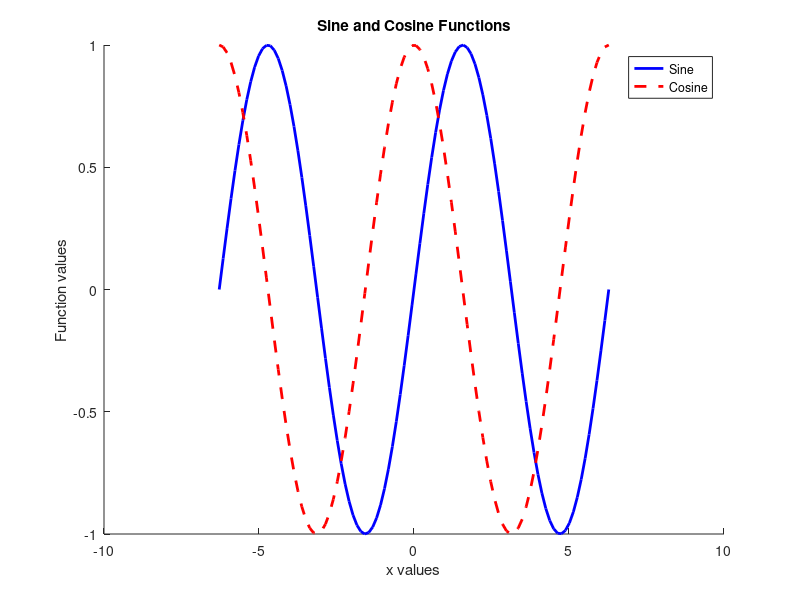

Source code (MATLAB):
% Answering part a, b, and c - Plotting sine and cosine functions
% for x values between -2π and 2π with different colours, styles, legend, title, and axis labels.

x = linspace(-2*pi, 2*pi, 100);

% Sine and cosine functions
y_sin = sin(x);
y_cos = cos(x);

figure;
hold on;

% Sine plot (blue line)
plot(x, y_sin, 'b-', 'LineWidth', 2);

% Cosine plot (red dashed line)
plot(x, y_cos, 'r--', 'LineWidth', 2);

% Adding title, labels, and legend
title('Sine and Cosine Functions');
xlabel('x values');
ylabel('Function values');
legend('Sine', 'Cosine');

hold off;
